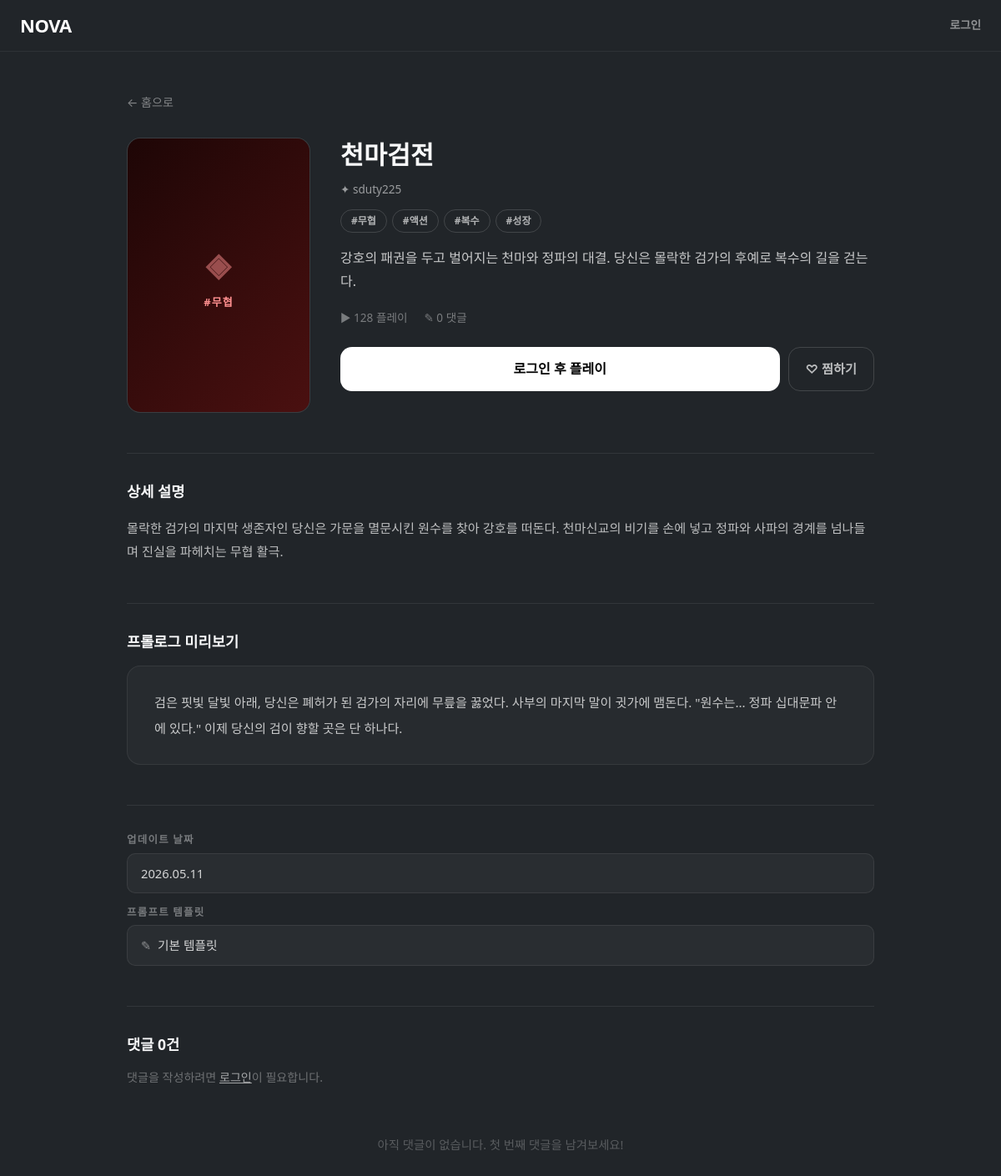
Screenshot of /game/7/detail/ with the database file from the repository.
### gamebuilder/models.py (models this page shows, shortened)
class Game(models.Model):
    title = models.CharField(max_length=100)
    genre = models.CharField(max_length=20, choices=GENRE_CHOICES)
    extra_tags = models.JSONField(default=list, blank=True)
    description = models.CharField(max_length=300, blank=True)
    world_setting = models.TextField(blank=True)   # 모달 세계관 요약
    detailed_desc = models.TextField(blank=True)   # 상세 페이지 설명
    prologue = models.TextField(blank=True)        # 프롤로그 미리보기
    prompt_template = models.CharField(max_length=100, blank=True, default="기본 템플릿")
    thumb_url = models.CharField(max_length=500, blank=True)
    play_count = models.PositiveIntegerField(default=0)
    like_count = models.PositiveIntegerField(default=0)
    is_published = models.BooleanField(default=False)
    created_by = models.ForeignKey(
        settings.AUTH_USER_MODEL,
        on_delete=models.CASCADE,
        related_name="created_games",
    )
    created_at = models.DateTimeField(auto_now_add=True)
    updated_at = models.DateTimeField(auto_now=True)

### main/views.py (the view)
# urls.py: path("game/<int:game_id>/detail/", views.game_detail, name="game_detail"),
def game_detail(request, game_id):
    game = get_object_or_404(Game, pk=game_id, is_published=True)
    comments = game.comments.select_related("user")
    personas = UserPersona.objects.filter(user=request.user) if request.user.is_authenticated else []
    memos = UserMemo.objects.filter(user=request.user) if request.user.is_authenticated else []
    is_bookmarked = (
        request.user.is_authenticated
        and GameBookmark.objects.filter(user=request.user, game=game).exists()
    )
    return render(request, "main/game_detail.html", {
        "game": game,
        "comments": comments,
        "comment_count": comments.count(),
        "personas": personas,
        "memos": memos,
        "is_bookmarked": is_bookmarked,
        "play_url": f"/game/{game_id}/play/",
    })

### templates/main/game_detail.html (shortened to what this page needs)
{% extends "base.html" %}
{% block content %}
<div class="detail-wrap">
  <a href="/" class="back-link">← 홈으로</a>
  <div class="dh-row">
    <div class="dh-thumb">
      <div class="dh-fallback" data-tag="{{ game.genre }}">
        <span class="fb-icon">◈</span>
        <span>#{{ game.genre }}</span>
      </div>
    </div>
    <div class="dh-info">
      <div class="dh-title">{{ game.title }}</div>
      <div class="dh-creator">✦ {{ game.created_by.username }}</div>
      <div class="dh-tags">
        <span class="dh-tag">#{{ game.genre }}</span>
        {% for t in game.extra_tags %}
          <span class="dh-tag">#{{ t }}</span>
        {% endfor %}
      </div>
      <div class="dh-desc">{{ game.description }}</div>
      <div class="dh-stats">
        <span>▶ {{ game.play_count }} 플레이</span>
        <span>✎ {{ comment_count }} 댓글</span>
      </div>
      <div class="btn-row">
        {% if user.is_authenticated %}
          <button class="btn-play-lg" onclick="openPersonaModal()">플레이</button>
          <form method="post" action="{% url 'main:toggle_bookmark' game.id %}" style="margin:0;">
            {% csrf_token %}
            <input type="hidden" name="next" value="{{ request.path }}">
            <button type="submit" class="btn-bookmark{% if is_bookmarked %} bookmarked{% endif %}">
              {% if is_bookmarked %}♥{% else %}♡{% endif %} 찜하기
            </button>
          </form>
        {% else %}
          <a href="{% url 'login' %}?next={{ request.path }}" class="btn-play-lg">로그인 후 플레이</a>
          <div class="btn-bookmark" style="cursor:default;">♡ 찜하기</div>
        {% endif %}
      </div>
    </div>
  </div>
  <div class="detail-section">
    <div class="section-divider"></div>
    <div class="section-title">상세 설명</div>
    <div class="section-body">{{ game.detailed_desc }}</div>
  </div>
  <div class="detail-section">
    <div class="section-divider"></div>
    <div class="section-title">프롤로그 미리보기</div>
    <div class="prologue-box">{{ game.prologue }}</div>
  </div>
  <div class="detail-section">
    <div class="section-divider"></div>
    <div class="meta-grid">
      <div class="meta-row">
        <div class="meta-label">업데이트 날짜</div>
        <div class="meta-value">{{ game.updated_at|date:"Y.m.d" }}</div>
      </div>
      <div class="meta-row">
        <div class="meta-label">프롬프트 템플릿</div>
        <div class="meta-value template">
          <span class="template-icon">✎</span>
          {{ game.prompt_template }}
        </div>
      </div>
    </div>
  </div>
  <div class="detail-section">
    <div class="section-divider"></div>
    <div class="comment-header">
      <div class="comment-count">댓글 {{ comment_count }}건</div>
    </div>
    {% if user.is_authenticated %}
    <form class="comment-form" method="post" action="{% url 'main:add_comment' game.id %}">
      {% csrf_token %}
      <textarea name="content" rows="3" placeholder="댓글을 입력하세요..."></textarea>
      <button type="submit" class="comment-submit">등록</button>
      <div style="clear:both;"></div>
    </form>
    {% else %}
    <div style="font-size:.88rem; color:rgba(255,255,255,0.35); margin-bottom:8px;">
      댓글을 작성하려면 <a href="{% url 'login' %}?next={{ request.path }}" style="color:rgba(255,255,255,0.6);">로그인</a>이 필요합니다.
    </div>
    {% endif %}
    <div class="comment-list">
      {% for c in comments %}
      <div class="comment-item">
        <div class="comment-meta">
          <div class="comment-avatar">{{ c.user.username|first|upper }}</div>
          <span class="comment-username">{{ c.user.username }}</span>
          <span class="comment-date">{{ c.created_at|date:"Y.m.d H:i" }}</span>
        </div>
        <div class="comment-body">{{ c.content }}</div>
      </div>
      {% empty %}
      <div class="comment-empty">아직 댓글이 없습니다. 첫 번째 댓글을 남겨보세요!</div>
      {% endfor %}
    </div>
  </div>
</div>
{% endblock %}

### templates/main/game_detail.html (style rules this page uses)
.detail-wrap { max-width: 960px; margin: 0 auto; padding: 48px 32px 80px; }
.dh-row { display: flex; gap: 36px; align-items: flex-start; }
.dh-thumb { flex-shrink: 0; width: 220px; aspect-ratio: 2/3; border-radius: 16px; overflow: hidden; position: relative; background: rgba(255,255,255,0.04); border: 1px solid rgba(255,255,255,0.08); }
.dh-fallback { position: absolute; inset: 0; display: flex; flex-direction: column; align-items: center; justify-content: center; gap: 8px; font-size: 13px; font-weight: 700; letter-spacing: .08em; }
.dh-fallback .fb-icon { font-size: 2.4rem; opacity: .5; }
.dh-fallback[data-tag="무협"] { background: linear-gradient(135deg,#1e0606,#4a1010); color:#ff9090; }
.dh-info { flex: 1; min-width: 0; padding-top: 4px; }
.dh-title { font-size: 1.9rem; font-weight: 900; line-height: 1.15; margin-bottom: 10px; }
.dh-creator { display: inline-flex; align-items: center; gap: 6px; font-size: .85rem; color: rgba(255,255,255,0.55); margin-bottom: 14px; }
.dh-tags { display: flex; flex-wrap: wrap; gap: 6px; margin-bottom: 16px; }
.dh-tag { padding: 4px 12px; border-radius: 999px; border: 1px solid rgba(255,255,255,0.15); font-size: 12px; font-weight: 700; color: rgba(255,255,255,0.65); }
.dh-desc { font-size: 1rem; line-height: 1.75; color: rgba(255,255,255,0.75); margin-bottom: 20px; }
.dh-stats { display: flex; gap: 20px; font-size: .85rem; color: rgba(255,255,255,0.4); margin-bottom: 24px; }
.dh-stats span { display: flex; align-items: center; gap: 4px; }
.btn-row { display: flex; gap: 10px; }
.btn-play-lg { flex: 1; display: block; padding: 14px; border-radius: 14px; border: none; background: #fff; color: #000; font-size: 1rem; font-weight: 800; text-align: center; text-decoration: none; cursor: pointer; transition: background .12s; }
.btn-bookmark { flex-shrink: 0; display: flex; align-items: center; gap: 6px; padding: 14px 20px; border-radius: 14px; border: 1px solid rgba(255,255,255,0.15); background: transparent; color: rgba(255,255,255,0.7); font-size: .95rem; font-weight: 700; cursor: pointer; transition: background .12s, border-color .12s, color .12s; }
.detail-section { margin-top: 48px; }
.section-divider { height: 1px; background: rgba(255,255,255,0.08); margin-bottom: 32px; }
.section-title { font-size: 1.1rem; font-weight: 800; margin-bottom: 16px; }
.section-body { font-size: .95rem; line-height: 1.85; color: rgba(255,255,255,0.7); }
.prologue-box { background: rgba(255,255,255,0.03); border: 1px solid rgba(255,255,255,0.07); border-radius: 16px; padding: 28px 32px; font-size: .95rem; line-height: 2; color: rgba(255,255,255,0.75); white-space: pre-line; }
.meta-grid { display: flex; flex-direction: column; gap: 14px; }
.meta-row { display: flex; flex-direction: column; gap: 6px; }
.meta-label { font-size: .78rem; font-weight: 700; letter-spacing: .1em; opacity: .4; text-transform: uppercase; }
.meta-value { background: rgba(255,255,255,0.04); border: 1px solid rgba(255,255,255,0.08); border-radius: 10px; padding: 12px 16px; font-size: .92rem; color: rgba(255,255,255,0.8); }
.meta-value.template { display: flex; align-items: center; gap: 8px; }
.template-icon { opacity: .6; font-size: .9rem; }
.comment-header { display: flex; justify-content: space-between; align-items: center; margin-bottom: 16px; }
.comment-count { font-size: 1.1rem; font-weight: 800; }
.comment-list { margin-top: 28px; display: flex; flex-direction: column; gap: 16px; }
.comment-empty { text-align: center; padding: 32px 0; color: rgba(255,255,255,0.25); font-size: .9rem; }
.back-link { display: inline-flex; align-items: center; gap: 6px; color: rgba(255,255,255,0.45); font-size: .88rem; text-decoration: none; margin-bottom: 32px; }

### rows the page displays
Game: genre "무협", title "천마검전", created_by.username "sduty225", description "강호의 패권을 두고 벌어지는 천마와 정파의 대결. 당신은 몰락한 검가의 후예로 복수의 길을 걷는다.", play_count "128", detailed_desc "몰락한 검가의 마지막 생존자인 당신은 가문을 멸문시킨 원수를 찾아 강호를 떠돈다. 천마신교의 비기를 손에 넣고 정파와 사파의 경계를 넘나들며 진실을 파헤치는 무협 활극.", prologue "검은 핏빛 달빛 아래, 당신은 폐허가 된 검가의 자리에 무릎을 꿇었다. 사부의 마지막 말이 귓가에 맴돈다. \"원수는... 정파 십대문파 안에 있다.\" 이제 당신의 검이 향할 곳은 단 하나다.", updated_at "2026.05.11", prompt_template "기본 템플릿"

### other values shown
{{ t }} "액션" "복수" "성장"
{{ comment_count }} "0"
